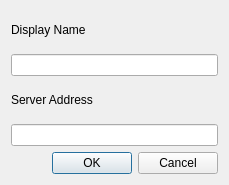
<?xml version="1.0" encoding="UTF-8"?>
<ui version="4.0">
 <class>ConnectDialog</class>
 <widget class="QDialog" name="ConnectDialog">
  <property name="geometry">
   <rect>
    <x>0</x>
    <y>0</y>
    <width>229</width>
    <height>185</height>
   </rect>
  </property>
  <property name="windowTitle">
   <string>Dialog</string>
  </property>
  <layout class="QVBoxLayout" name="verticalLayout">
   <item>
    <layout class="QVBoxLayout" name="verticalLayout_2">
     <item>
      <widget class="QLabel" name="label_2">
       <property name="text">
        <string>Display Name</string>
       </property>
      </widget>
     </item>
     <item>
      <widget class="QLineEdit" name="lineEdit_2"/>
     </item>
     <item>
      <widget class="QLabel" name="label">
       <property name="text">
        <string>Server Address</string>
       </property>
      </widget>
     </item>
     <item>
      <widget class="QLineEdit" name="lineEdit"/>
     </item>
    </layout>
   </item>
   <item>
    <widget class="QDialogButtonBox" name="buttonBox">
     <property name="orientation">
      <enum>Qt::Horizontal</enum>
     </property>
     <property name="standardButtons">
      <set>QDialogButtonBox::Cancel|QDialogButtonBox::Ok</set>
     </property>
    </widget>
   </item>
  </layout>
 </widget>
 <resources/>
 <connections>
  <connection>
   <sender>buttonBox</sender>
   <signal>accepted()</signal>
   <receiver>ConnectDialog</receiver>
   <slot>accept()</slot>
   <hints>
    <hint type="sourcelabel">
     <x>248</x>
     <y>254</y>
    </hint>
    <hint type="destinationlabel">
     <x>157</x>
     <y>274</y>
    </hint>
   </hints>
  </connection>
  <connection>
   <sender>buttonBox</sender>
   <signal>rejected()</signal>
   <receiver>ConnectDialog</receiver>
   <slot>reject()</slot>
   <hints>
    <hint type="sourcelabel">
     <x>316</x>
     <y>260</y>
    </hint>
    <hint type="destinationlabel">
     <x>286</x>
     <y>274</y>
    </hint>
   </hints>
  </connection>
 </connections>
</ui>
